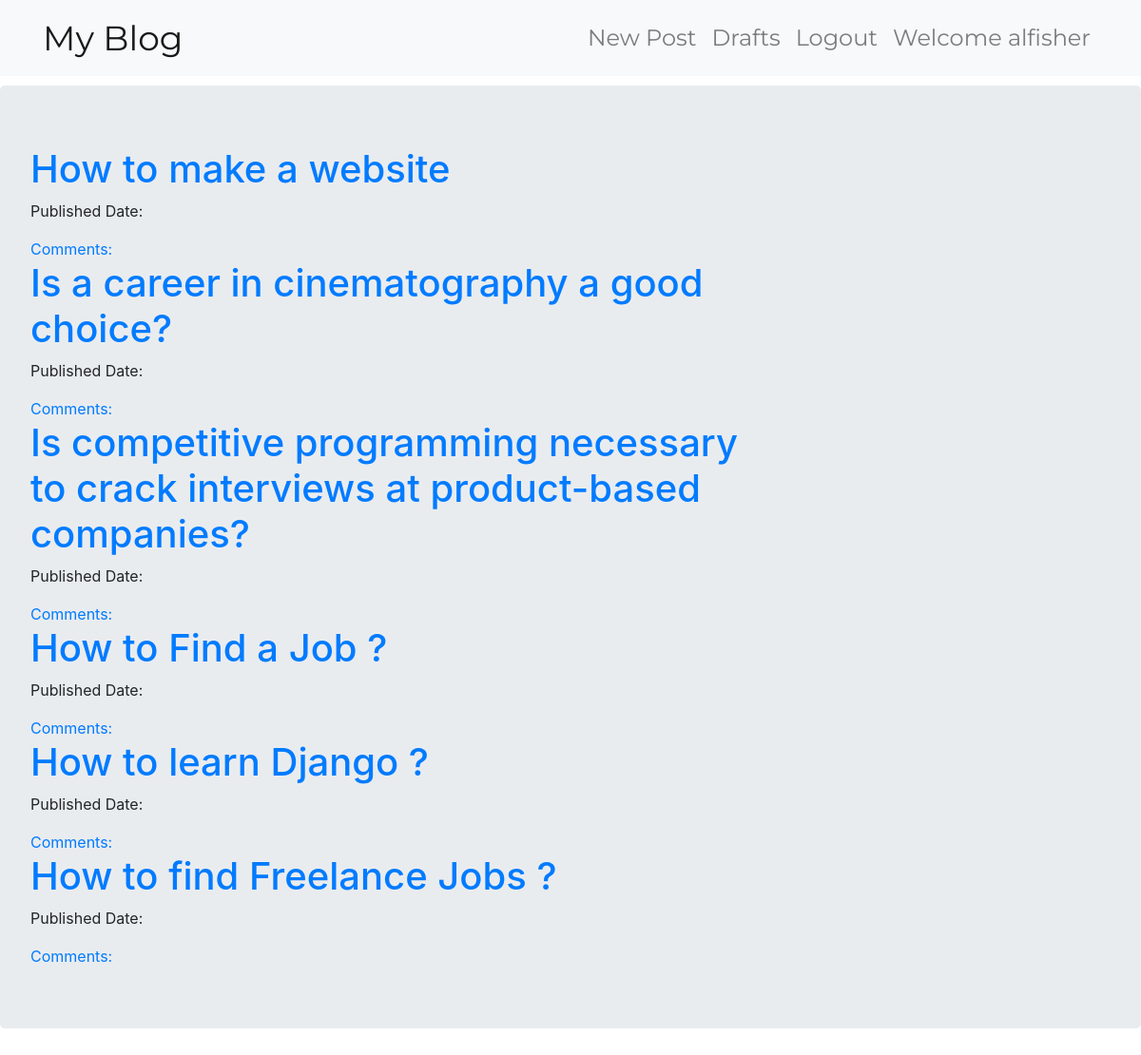
Screenshot of / (signed in) with the database file from the repository.
### blog/models.py (models this page shows, shortened)
class Post(models.Model):
    author = models.ForeignKey('auth.User', on_delete=models.CASCADE) # Connecting it directly to the superuser(one to many type)
    title = models.CharField(max_length=256)
    text = models.TextField()
    created_date = models.DateTimeField(default=timezone.now)
    published_date = models.DateTimeField(blank=True, null=True)

### blog/views.py (the view)
# urls.py: path('', views.PostListView.as_view(), name='post_list'),
class PostListView(ListView):
    model = Post
    ''' Returns  the list of views for this View'''
    def get_queryset(self):
        return Post.objects.filter(published_date__lte=timezone.now()).order_by('-published_date')  #__lte is less than equals too!

### blog/templates/blog/post_list.html
{% extends "blog/base.html" %}
{% block content %}
  <div class="centerstage">
    {% for post in post_list %}
      <div class="post">
        <h1> <a href="{% url 'post_detail' pk=post.pk%}">{{ post.title}}</a> </h1>
        <div class="date">
          <p>Published Date: {{ post.Published|date:'D M Y'}}</p>
        </div>
        <a href="{% url 'post_detail' pk=post.pk %}">Comments: {{post.approve_comments.count}}</a>
    {% endfor %}
  </div>
  {% endblock %}

### blog/templates/blog/base.html (shortened to what this page needs)
<!DOCTYPE html>
{% load staticfiles %}
<html lang="en" dir="ltr">
  <head>
    <link rel="stylesheet" href="https://stackpath.bootstrapcdn.com/bootstrap/4.1.1/css/bootstrap.min.css">
    <link rel="stylesheet" href="//cdn.jsdelivr.net/npm/medium-editor@latest/dist/css/medium-editor.min.css" type="text/css" media="screen" charset="utf-8">
    <link rel="stylesheet" href="{% static 'css/blog.css' %}">
  </head>
  <body class="loader">
    <nav class="navbar navbar-expand-lg  navbar-light bg-light techfont custom-navbar">
        <div class="container">
          <ul class="navbar-nav">
              <li> <a class="navbar-brand bigbrand" href="{% url 'post_list' %}">My Blog</a> </li>
          </ul>
          <ul class="navbar-nav ml-auto">
            {% if user.is_authenticated %}
            <li>
              <a class="nav-link"href="{% url 'post_new' %}">New Post</a>
            </li>
            <li>
              <a class="nav-link"href="{% url 'post_draft_list' %}">Drafts</a>
            </li>
            <li>
              <a class="nav-link"href="{% url 'logout' %}">Logout</a>
            </li>
            <li> <a class="nav-link">Welcome {{user.username}}</a> </li>
            {%else%}
            <li>
              <a class="nav-link"href="{% url 'login' %}"> <span class="glyphicon glyphicon-user">Login</span> </a>
            </li>
            {% endif %}
          </ul>
        </div>
      </nav>
    <div class="jumbotron">
      <div class="row">
        <div class="col-md-8">
          <div class="blog_post">
            {% block content %}
            {% endblock %}
          </div>
        </div>
      </div>
    </div>
  </body>
</html>

### blog/static/css/blog.css (style rules this page uses)
.techfont { font-family: 'Montserrat', sans-serif; font-size: 1.5em; margin-bottom: 10px; }
.loader { filter:hue-rotate(0deg); color:linear-gradient(45deg,#0f8,#08f); animation:hue 10000ms infinite linear; }
.centerstage { margin-left: auto; margin-right: auto; }
.bigbrand { font-size: 1.5em; }

### rows the page displays
Post: title "How to make a website"
Post: title "Is a career in cinematography a good choice?"
Post: title "Is competitive programming necessary to crack interviews at product-based companies?"
Post: title "How to Find a Job ?"
Post: title "How to learn Django ?"
Post: title "How to find Freelance Jobs ?"

### other values shown
{{ user.username }} "alfisher"
